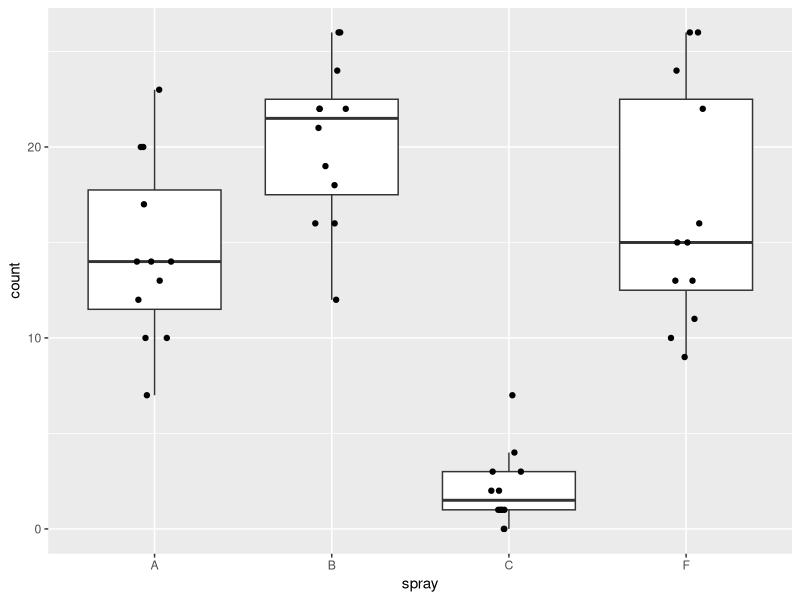
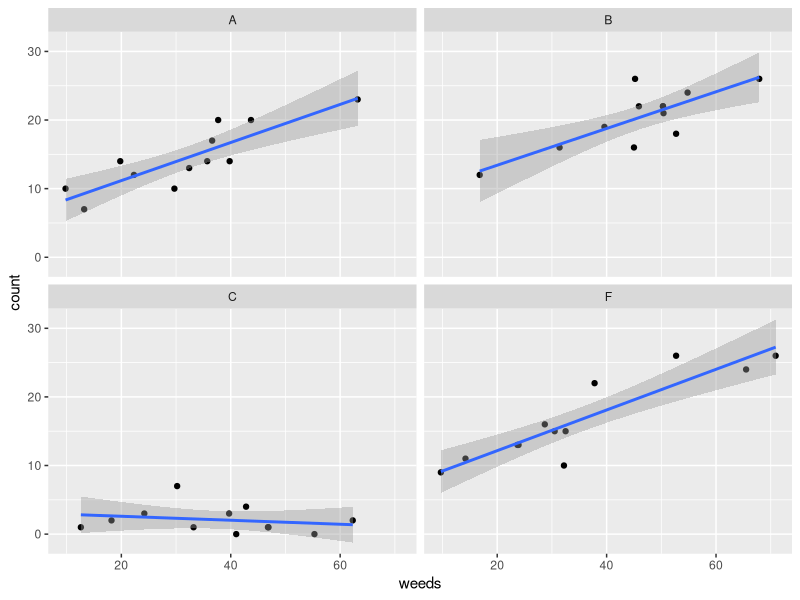
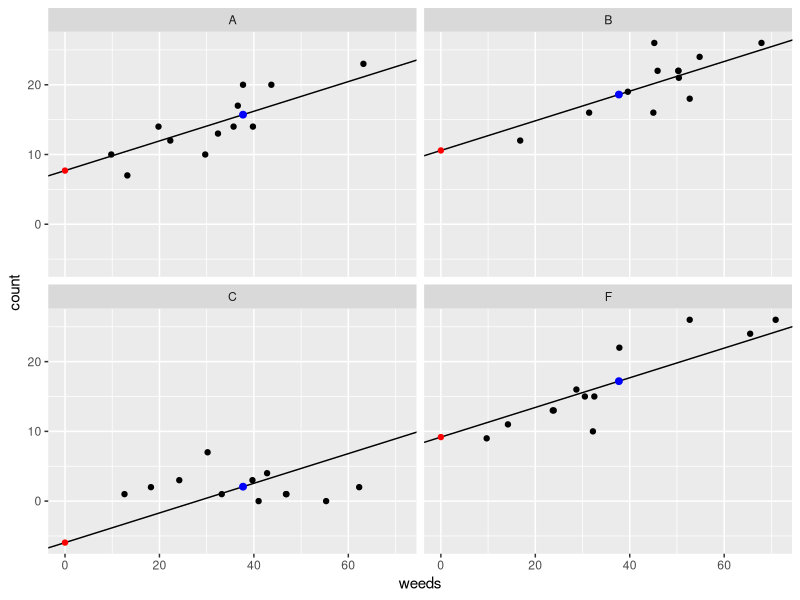
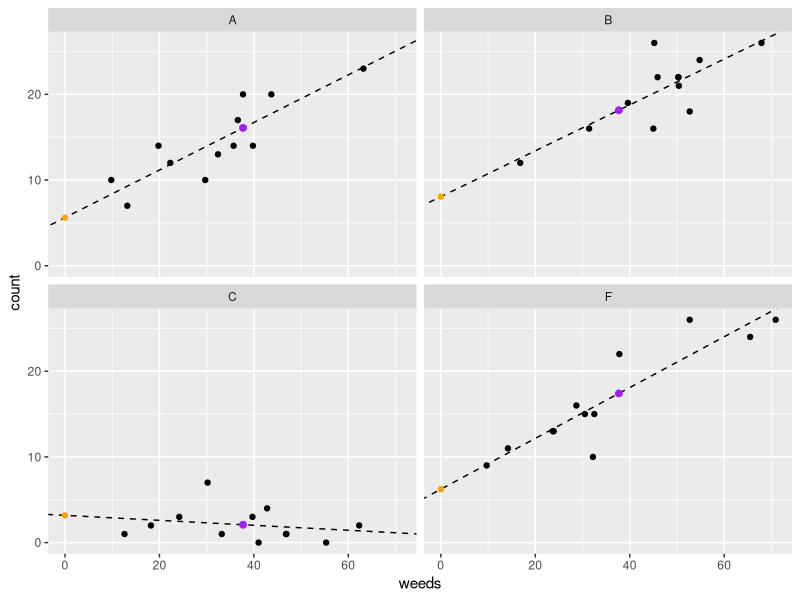
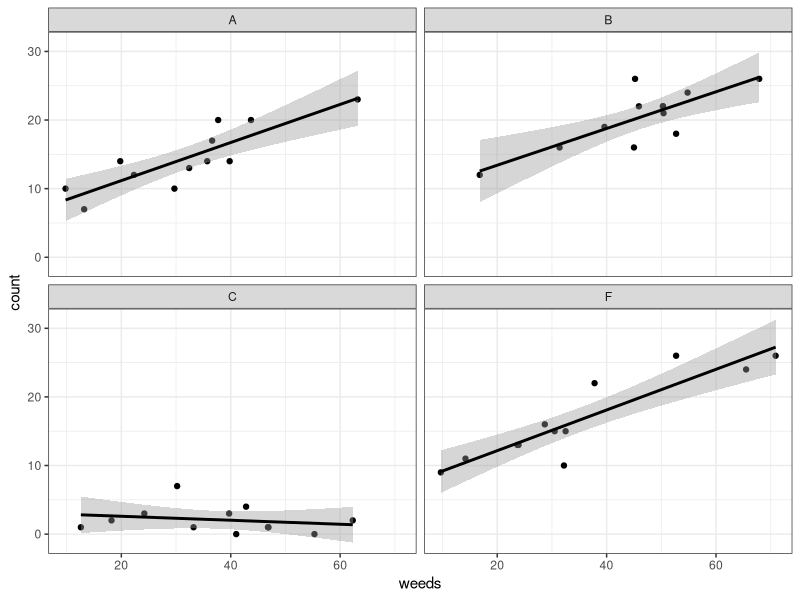
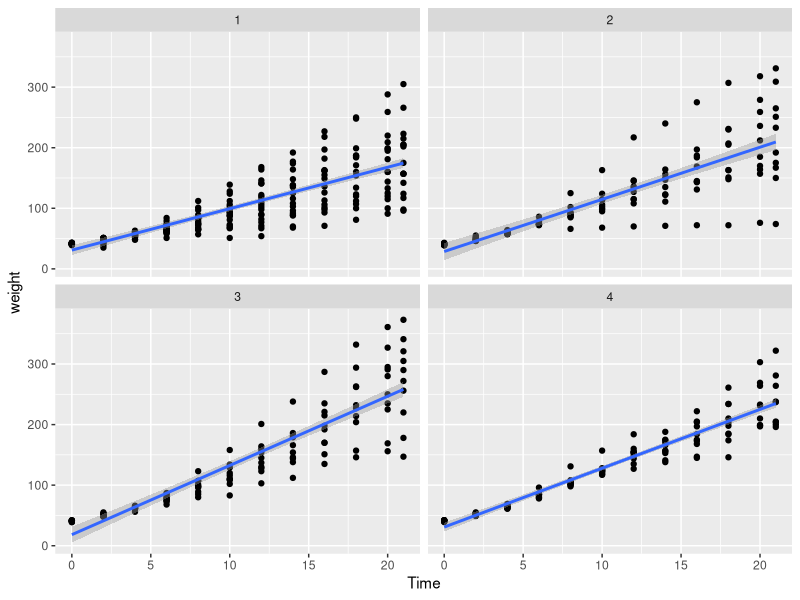

The R source for these figures, in order: (Note: this script raises an error after producing the figures.)
## LOAD AND PROCESSES DATA
library(tidyverse)   ### load tidyverse
library(car)         ### load car package, which is helpful for analyzing linear models
library(emmeans)     ### load emmeans package, which is helpful for getting means from linear models

##################################################################################################################
##### ANCOVA
###################################################################
#### assemble data with covariate (don't worry about the code...)##
set.seed(17)
data("InsectSprays")
d <- InsectSprays %>% filter(spray=='A'|spray=='B'|spray=='C'|spray=='F') %>% droplevels()
d$count[13:24] <- d$count[13:24]+5
d$weeds <- abs(round(rnorm(48,2*d$count,10),1))
d$weeds[25:36] <- c(55.3,46.8,30.2,62.3,24.2,33.2,18.2,12.6,39.7,41.0,46.9,42.8)
###################################################################

## plot raw data
ggplot(d, aes(x=spray,y=count)) + geom_boxplot(outlier.shape = NA) + geom_jitter(height=0,width=.1) 

anova_means <- emmeans(lm(count~spray, data=d), pairwise~spray) 
anova_means

###############################################################################################
## plot out data with weed cover
ggplot(d, aes(x=weeds,y=count)) + geom_point() + facet_wrap(~spray) + geom_smooth(method='lm')


######################################################################
## ANCOVA: multiple intercept model

lm1i <- lm(count ~ spray + weeds, data=d)

Anova(lm1i, type=2) ## Anova table with Type II sums of squares (aka Type III SS)
anova(lm1i)         ## don't use the base anova!!! Switch terms around in the model and see what happens

summary(lm1i) ## model coefficients

## calculate estimated marginal mean for each group (ie. groups means after accounting for the effect of weeds)
ancova_means <- emmeans(lm1i, pairwise~spray)  
ancova_means

## extract the emmean means (ie. group means after accounting for the effect of weeds)
lm1i_coef <- as.data.frame(emmeans(lm1i, ~spray))
## extract intercepts and add slopes into new dataframe
lm1i_coef2 <- as.data.frame(emmeans(lm1i, ~spray, at=list(weeds=0)))
lm1i_coef2$slope <- coef(lm1i)[5]


## plot the data with the fitted model
ggplot(data=d, aes(x=weeds,y=count)) + geom_point() + facet_wrap(~spray) + 
  geom_abline(data=lm1i_coef2, aes(intercept=emmean, slope=slope))+
  geom_point(data=lm1i_coef2, aes(x=0,y=emmean),color="red")+
  geom_point(data=lm1i_coef, aes(x=mean(d$weeds),y=emmean),color="blue", size=2)



##########################################################################################
## ANCOVA: multiple intercept AND slope model

lm1is <- lm(count ~ spray + weeds + spray:weeds, data=d)
## same as above: lm(count ~ spray * weeds, data=d)

Anova(lm1is, type=2)

summary(lm1is)


## calculate estimated marginal mean for each group (ie. groups means after accounting for the effect of weeds)
ancova_is_means <- emmeans(lm1is, pairwise~spray)  
ancova_is_means

## calculate the slope for each group
ancova_is_slopes <- emtrends(lm1is, pairwise~spray, var="weeds")  
ancova_is_slopes

## extract the emmean means (ie. group means after accounting for the effect of weeds)
lm1is_coef <- as.data.frame(emmeans(lm1is, ~spray))

## extract intercepts and add slopes into new dataframe
lm1is_coef2a <- as.data.frame(emmeans(lm1is, ~spray, at=list(weeds=0)))
lm1is_coef2b <- as.data.frame(emtrends(lm1is, var="weeds"))
lm1is_coef2 <- full_join(lm1is_coef2a,lm1is_coef2b,by="spray")

## plot the data with the fitted model
ggplot(data=d, aes(x=weeds,y=count)) + geom_point() + facet_wrap(~spray) + 
  geom_abline(data=lm1is_coef2, aes(intercept=emmean, slope=weeds.trend), lty=2)+
  geom_point(data=lm1is_coef2, aes(x=0,y=emmean),color="orange")+
  geom_point(data=lm1is_coef, aes(x=mean(d$weeds),y=emmean),color="purple", size=2)


###############################################################################################
## nice plot out data with weed cover
ggplot(d, aes(x=weeds,y=count)) + geom_point() + facet_wrap(~spray) + 
  geom_smooth(method='lm', color='black')+theme_bw()


##################################################################################################
###### ANCOVA CHALLENGE ##########################################################################
###################################################################################################

## load in the ChickWeight dataset. It contains weight (g) of small chickens grown on four different diets.
## Chickens were weighed every few days for 21 days. Don't worry about the 'Chick' column for this challenge
data("ChickWeight")
ChickWeight$Diet <- as.factor(ChickWeight$Diet)

## plot out data
ggplot(ChickWeight, aes(x=Time,y=weight))+geom_point()+facet_wrap(~Diet)+geom_smooth(method="lm")

coef(lmchicks)

## Q1: Conduct a regular one-way ANOVA to see if weight differs among the four diets. Which ones differ? ####
lmchicks <- lm(weight ~ Diet, data=ChickWeight)

Anova(lmchicks, type = 2) #Type

lmchicks_means <- emmeans(lmchicks, pairwise~Diet)

# 1 & 4, 1 & 3

## Q2: Do the chicks on different diets have different growth rates? Which is fastest/slowest? (ie. compare slopes) #### 

lmchicks <- lm(weight ~ Diet + Time + Diet:Time, data=ChickWeight)

## calculate the slope for each group
lmchicks_slopes <- emtrends(lmchicks, pairwise~Diet, var="Time")  
lmchicks_slopes

# Fastest is Diet 3, slowest is Diet 1

## Q3: Do the weights differ among the diets when including the time covariate? Do they differ at time point 20?
## hint: for the second part add the following to the emmeans statement: , at=list(Time=20)

lmchicks <- lm(weight ~ Diet + Time + Diet:Time, data=ChickWeight)
lmchicks_means <- emmeans(lmchicks, pairwise~Diet)
lmchicks_means_t20 <- emmeans(lmchicks, pairwise~Diet, at = list(Time = 20))

# Yes most weights differ when including time as a covariate (and at t20).

## Bonus: Plot out the emmeans with 95% CI bars for the four diets
lmchicks_plot <- as.data.frame(lmchicks_means$emmeans)

ggplot(d = lmchicks_plot, aes(x = Diet, y = emmean))+
  geom_errorbar(aes(ymin = lower.CL, ymax = upper.CL), size = 2, width = 0,
                color = "darkgray")+
  geom_point(color = "black", size = 7)+
  ylab('Mean weight (g)')+
  xlab('Diet')+
  theme_classic()+
  theme(text = element_text(size = 20))
